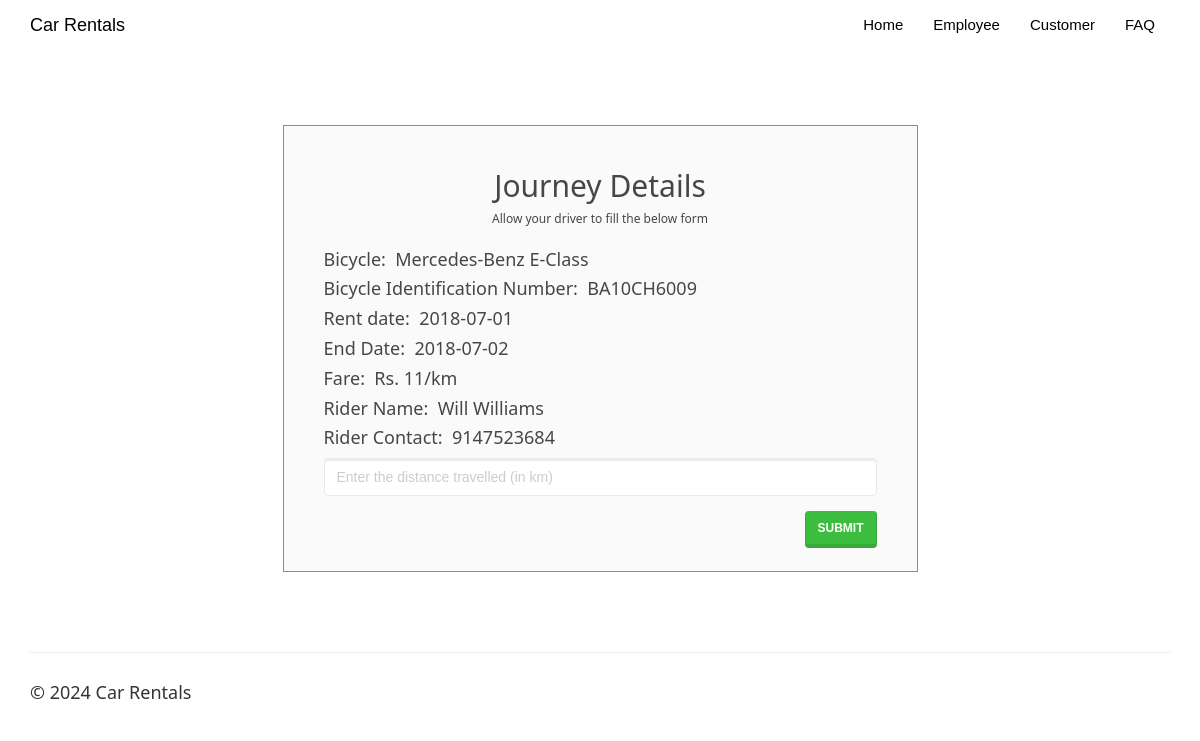
Screenshot of /returnbicycle.php?id=574681245 with the database file from the repository.
### tables this page shows
CREATE TABLE IF NOT EXISTS `rentedbicycle` (
`id` int(100) NOT NULL,
  `customer_username` varchar(50) NOT NULL,
  `b_id` int(20) NOT NULL,
  `rider_id` int(20) NOT NULL,
  `booking_date` date NOT NULL,
  `rent_start_date` date NOT NULL,
  `rent_end_date` date NOT NULL,
  `car_return_date` date DEFAULT NULL,
  `fare` double NOT NULL,
  `charge_type` varchar(25) NOT NULL DEFAULT 'days',
  `distance` double DEFAULT NULL,
  `no_of_days` int(50) DEFAULT NULL,
  `total_amount` double DEFAULT NULL,
  `return_status` varchar(10) NOT NULL
);

CREATE TABLE IF NOT EXISTS `bicycle` (
`b_id` int(20) NOT NULL,
  `b_name` varchar(50) NOT NULL,
  `b_idfino` varchar(50) NOT NULL,
  `b_img` varchar(50) DEFAULT 'NA',
  `tube_price_per_hour` float NOT NULL,
  `tubeless_price_per_hour` float NOT NULL,
  `tube_price_per_day` float NOT NULL,
  `tubeless_price_per_day` float NOT NULL,
  `bicycle_availabaility` varchar(10) NOT NULL
);

CREATE TABLE IF NOT EXISTS `rider` (
`rider_id` int(20) NOT NULL,
  `rider_name` varchar(50) NOT NULL,
  `token_no` varchar(50) NOT NULL,
  `rider_phone` varchar(15) NOT NULL,
  `rider_address` varchar(50) NOT NULL,
  `rider_gender` varchar(10) NOT NULL,
  `client_username` varchar(50) NOT NULL,
  `rider_consent` varchar(10) NOT NULL
);

### returnbicycle.php (the view, shortened to what this page needs)
<!DOCTYPE html>
<html>
<?php
$conn = Connect();
?>
<head>
<link rel="stylesheet" href="assets/bootstrap/css/bootstrap.min.css">
<link rel="stylesheet" href="assets/fonts/font-awesome.min.css">
    <link rel="stylesheet" href="assets/w3css/w3.css">
<link rel="stylesheet" type="text/css" href="assets/css/customerlogin.css">
<link rel="stylesheet" type="text/css" media="screen" href="assets/css/clientpage.css" />
</head>
<body id="page-top" data-spy="scroll" data-target=".navbar-fixed-top">
    <nav class="navbar navbar-custom navbar-fixed-top" role="navigation" style="color: black">
        <div class="container">
            <div class="navbar-header">
                <a class="navbar-brand page-scroll" href="index.php">
                   Car Rentals </a>
            </div>
            <?php
                if(isset($_SESSION['login_client'])){
            ?>
            <div class="collapse navbar-collapse navbar-right navbar-main-collapse">
                <ul class="nav navbar-nav">
                    <li>
                        <a href="index.php">Home</a>
                    </li>
                    <li>
                        <a href="#"><span class="glyphicon glyphicon-user"></span> Welcome <?php echo $_SESSION['login_client']; ?></a>
                    </li>
                    <li>
                    <ul class="nav navbar-nav navbar-right">
            <li><a href="#" class="dropdown-toggle active" data-toggle="dropdown" role="button" aria-haspopup="true" aria-expanded="false"><span class="glyphicon glyphicon-user"></span> Control Panel <span class="caret"></span> </a>
                <ul class="dropdown-menu">
              <li> <a href="enterbicycle.php">Add Car</a></li>
              <li> <a href="enterrider.php"> Add Driver</a></li>
              <li> <a href="clientview.php">View</a></li>
            </ul>
            </li>
          </ul>
                    </li>
                    <li>
                        <a href="logout.php"><span class="glyphicon glyphicon-log-out"></span> Logout</a>
                    </li>
                </ul>
            </div>
            <?php
            }
                else {
            ?>
            <div class="collapse navbar-collapse navbar-right navbar-main-collapse">
                <ul class="nav navbar-nav">
                    <li>
                        <a href="index.php">Home</a>
                    </li>
                    <li>
                        <a href="clientlogin.php">Employee</a>
                    </li>
                    <li>
                        <a href="customerlogin.php">Customer</a>
                    </li>
                    <li>
                        <a href="#"> FAQ </a>
                    </li>
                </ul>
            </div>
                <?php   }
                ?>
        </div>
    </nav>
<?php
function dateDiff($start, $end) {
    $start_ts = strtotime($start);
    $end_ts = strtotime($end);
    $diff = $end_ts - $start_ts;
    return round($diff / 86400);
}
 $id = $_GET["id"];
 $sql1 = "SELECT c.b_name, c.b_idfino, rc.rent_start_date, rc.rent_end_date, rc.fare, rc.charge_type, d.rider_name, d.rider_phone FROM rentedbicycle rc, bicycle c, rider d WHERE id = '$id' AND c.b_id=rc.b_id AND d.rider_id = rc.rider_id";
 $result1 = $conn->query($sql1);
 if (mysqli_num_rows($result1) > 0) {
    while($row = mysqli_fetch_assoc($result1)) {
        $b_name = $row["b_name"];
        $b_idfino = $row["b_idfino"];
        $rider_name = $row["rider_name"];
        $rider_phone = $row["rider_phone"];
        $rent_start_date = $row["rent_start_date"];
        $rent_end_date = $row["rent_end_date"];
        $fare = $row["fare"];
        $charge_type = $row["charge_type"];
        $no_of_days = dateDiff("$rent_start_date", "$rent_end_date");
    }
}
?>
    <div class="container" style="margin-top: 65px;" >
    <div class="col-md-7" style="float: none; margin: 0 auto;">
      <div class="form-area">
        <form role="form" action="printbill.php?id=<?php echo $id ?>" method="POST">
        <br style="clear: both">
          <h3 style="margin-bottom: 5px; text-align: center; font-size: 30px;"> Journey Details </h3>
          <h6 style="margin-bottom: 25px; text-align: center; font-size: 12px;"> Allow your driver to fill the below form </h6>
           <h5> Bicycle:&nbsp;  <?php echo($b_name);?></h5>
           <h5> Bicycle Identification Number:&nbsp;  <?php echo($b_idfino);?></h5>
           <h5> Rent date:&nbsp;  <?php echo($rent_start_date);?></h5>
           <h5> End Date:&nbsp;  <?php echo($rent_end_date);?></h5>
           <h5> Fare:&nbsp;  Rs. <?php
            if($charge_type == "days"){
                    echo ($fare . "/day");
                } else {
                    echo ($fare . "/km");
                }
            ?>
            </h5>
           <h5> Rider Name:&nbsp;  <?php echo($rider_name);?></h5>
           <h5> Rider Contact:&nbsp;  <?php echo($rider_phone);?></h5>
          <?php if($charge_type == "km") { ?>
          <div class="form-group">
            <input type="text" class="form-control" id="distance_or_days" name="distance_or_days" placeholder="Enter the distance travelled (in km)" required="" autofocus>
          </div>
          <?php }  else { ?>
            <h5> Number of Day(s):&nbsp;  <?php echo($no_of_days);?></h5>
            <input type="hidden" name="distance_or_days" value="<?php echo $no_of_days; ?>">
          <?php } ?>
           <input type="submit" name="submit" value="submit" class="btn btn-success pull-right">
        </form>
      </div>
    </div>
    </div>
</body>
<footer class="site-footer">
        <div class="container">
            <hr>
            <div class="row">
                <div class="col-sm-6">
                    <h5>© <?php echo date("Y"); ?> Car Rentals</h5>
                </div>
            </div>
        </div>
    </footer>
</html>

### assets/w3css/w3.css (style rules this page uses)
*,*:before,*:after { box-sizing:inherit }
html { -ms-text-size-adjust:100%;-webkit-text-size-adjust:100% }
body { margin:0 }
article,aside,details,figcaption,figure,footer,header,main,menu,nav,section,summary { display:block }
a { background-color:transparent;-webkit-text-decoration-skip:objects }
hr { box-sizing:content-box;height:0;overflow:visible }
button,input,select,textarea { font:inherit;margin:0 }
button,input { overflow:visible }
button,html [type=button],[type=reset],[type=submit] { -webkit-appearance:button }
html,body { font-family:Verdana,sans-serif;font-size:15px;line-height:1.5 }
html { overflow-x:hidden }
h3 { font-size:24px }
h5 { font-size:18px }
h6 { font-size:16px }
h1,h2,h3,h4,h5,h6 { font-family:"Segoe UI",Arial,sans-serif;font-weight:400;margin:10px 0 }
hr { border:0;border-top:1px solid #eee;margin:20px 0 }
a { color:inherit }

### assets/css/customerlogin.css (style rules this page uses)
body, html { height: 100%; }
body { padding-top: 50px; background-size: 100%; }
footer { display: block; }

### assets/css/clientpage.css (style rules this page uses)
.form-area { background-color: #FAFAFA; padding: 10px 40px 60px; margin: 10px 0px 60px; border: 1px solid GREY; opacity: 0.9; }

### rows the page displays
rentedbicycle: b.b_name "Mercedes-Benz E-Class", b.b_idfino "BA10CH6009", rent_start_date "2018-07-01", rent_end_date "2018-07-02", fare "11", rider.rider_name "Will Williams", rider.rider_phone "9147523684"
